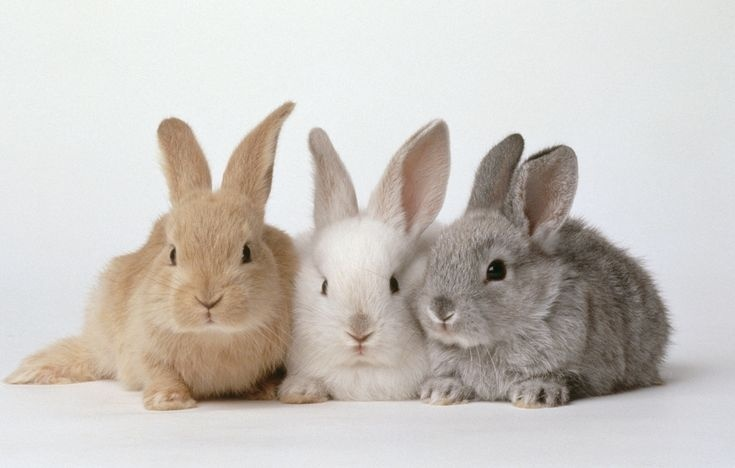
#> input picture lab1/bunnies.jpg, 735 x 468 px, given in place of the camera
$ python lab3.py   (older library calls are emulated)
#> lines starting #> are read from the running program, lines starting #| are printed output that depends on the picture; after the words box and inside, x2 and y2 are one past the last pixel; in counts of white or black regions, pixels touching at a corner belong together
import cv2

# Открываем видеопоток с камеры
cap = cv2.VideoCapture(0)

while True:
    ret, frame = cap.read()
#> frame is the input picture: shape (468, 735, 3); mean B, G, R 192.7, 197.8, 202.7

    if not ret:
        break

    blurred_frame = cv2.GaussianBlur(frame, (5, 5), 0)

    sobel_x = cv2.Sobel(blurred_frame, cv2.CV_64F, 1, 0, ksize=3)
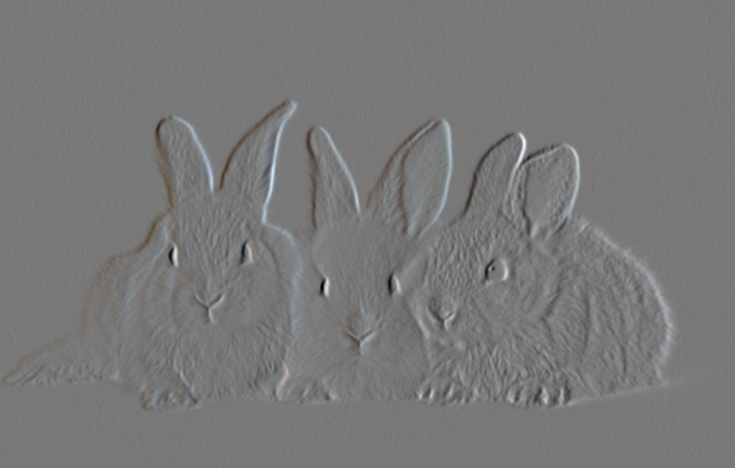
#> sobel_x: shape (468, 735, 3) float64; mean B, G, R -0.1, -0.2, -0.1; drawn with min black and max white
    sobel_y = cv2.Sobel(blurred_frame, cv2.CV_64F, 0, 1, ksize=3)
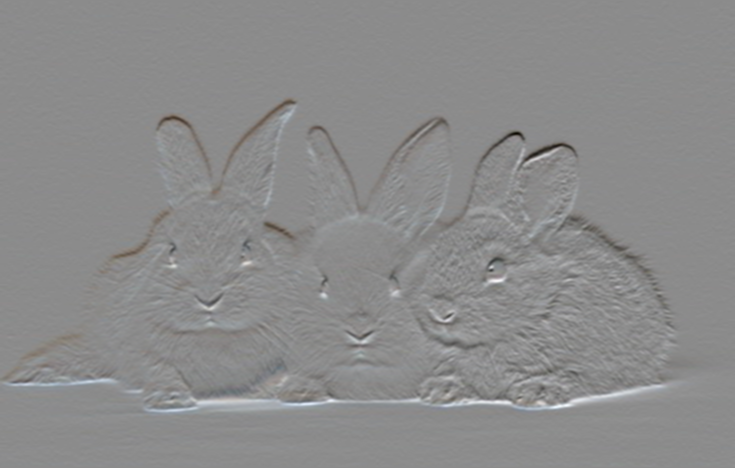
#> sobel_y: shape (468, 735, 3) float64; mean B, G, R -0.1, -0.2, -0.2; drawn with min black and max white
    sobel_combined = cv2.addWeighted(cv2.convertScaleAbs(sobel_x), 0.5, cv2.convertScaleAbs(sobel_y), 0.5, 0)
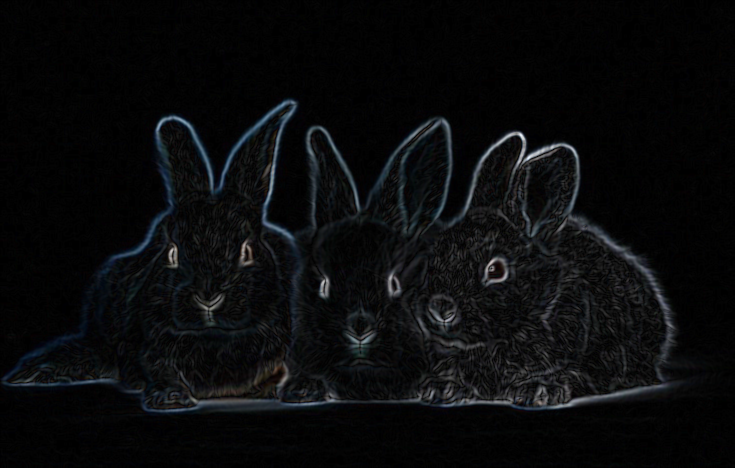
#> sobel_combined: shape (468, 735, 3); mean B, G, R 11.8, 10.7, 9.9

    laplacian = cv2.Laplacian(blurred_frame, cv2.CV_64F)
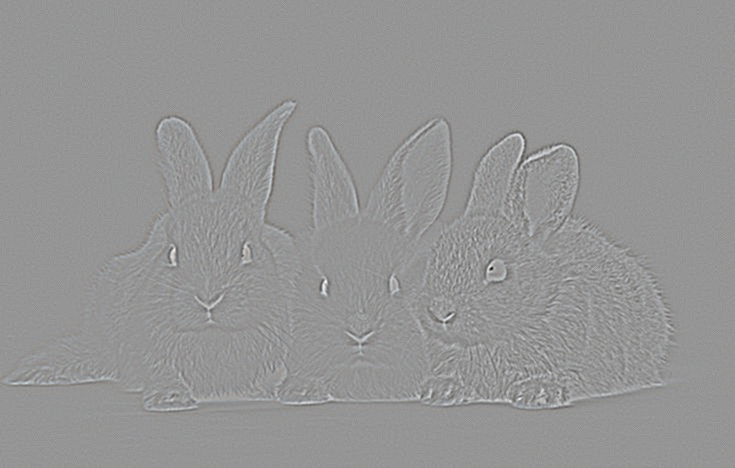
#> laplacian: shape (468, 735, 3) float64; mean B, G, R 0, 0, 0; drawn with min black and max white

    canny = cv2.Canny(blurred_frame, 50, 150)
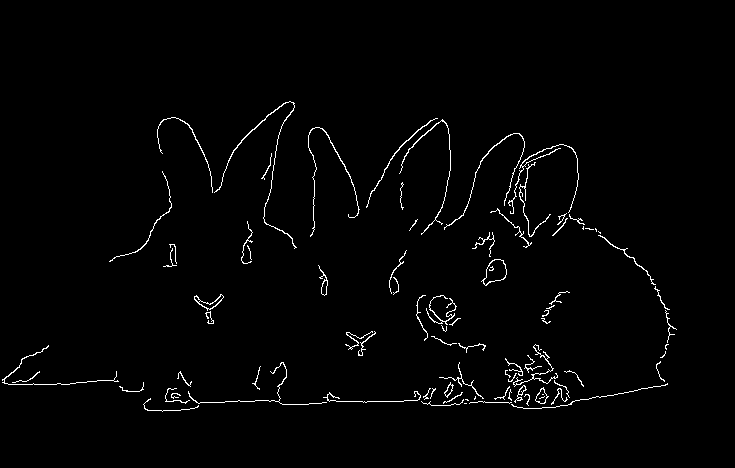
#> canny: shape (468, 735); 1.6% white in thin lines or dots, all inside (x1, y1, x2, y2) = (2, 101, 677, 412)

    cv2.imshow('Original', frame)
    cv2.imshow('Sobel', sobel_combined)
    cv2.imshow('Laplacian', laplacian)
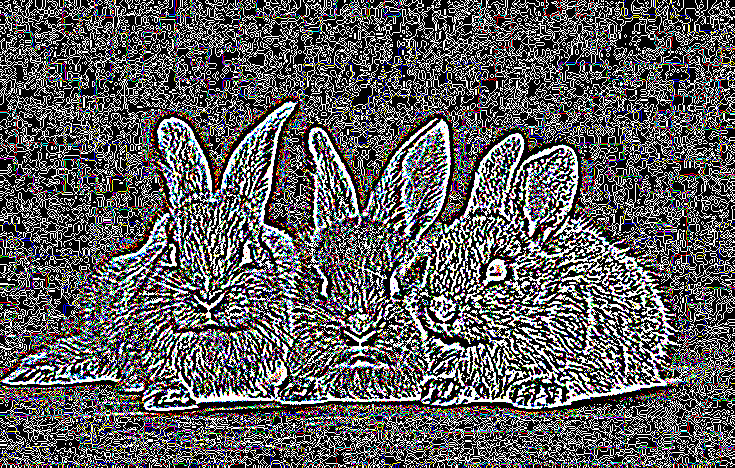
#> window 'Laplacian': shape (468, 735, 3); mean B, G, R 92.8, 92.1, 92.6
    cv2.imshow('Canny', canny)

    if cv2.waitKey(1) & 0xFF == ord('q'):
#> (key q is pressed here)
        break

cap.release()
cv2.destroyAllWindows()

$ run again, on lab1/peresvet.jpg
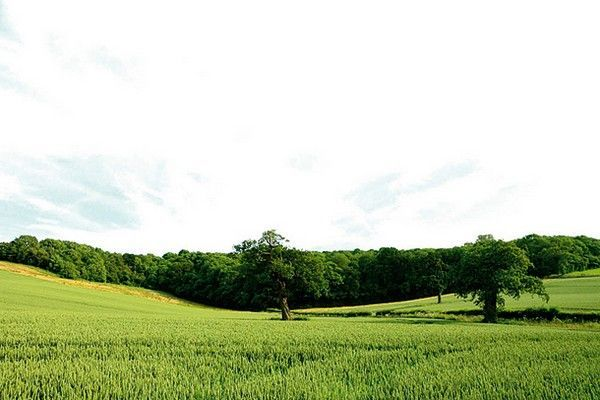
#> input picture lab1/peresvet.jpg, 600 x 400 px, given in place of the camera
#> frame is the input picture: shape (400, 600, 3); mean B, G, R 172.6, 202.1, 192.6
#> `canny = cv2.Canny(blurred_frame, 50, 150)`:
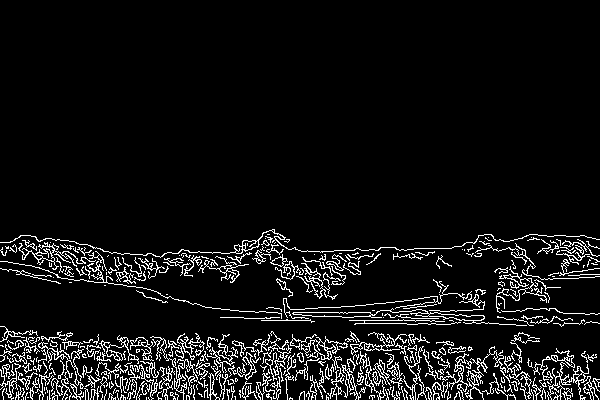
#> canny: shape (400, 600); 7.4% white in thin lines or dots, all inside (x1, y1, x2, y2) = (0, 229, 600, 400)
#> `cv2.imshow('Laplacian', laplacian)`:
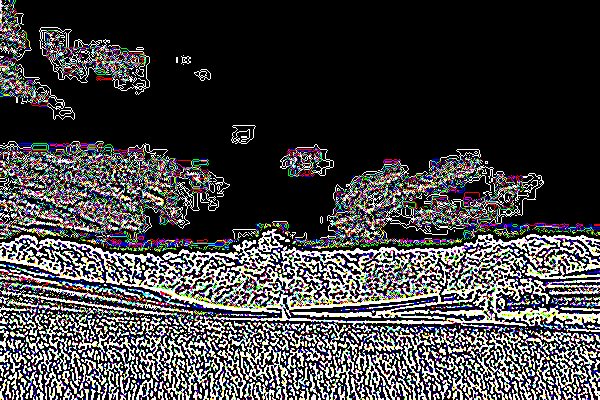
#> window 'Laplacian': shape (400, 600, 3); mean B, G, R 65.3, 64.1, 64.7
